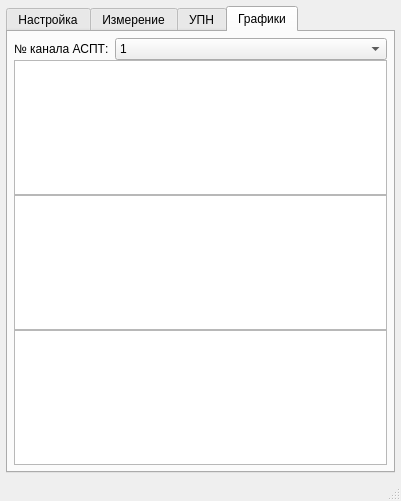
<?xml version="1.0" encoding="UTF-8"?>
<ui version="4.0">
 <class>MainWindow</class>
 <widget class="QMainWindow" name="MainWindow">
  <property name="geometry">
   <rect>
    <x>0</x>
    <y>0</y>
    <width>401</width>
    <height>501</height>
   </rect>
  </property>
  <property name="windowTitle">
   <string>Aspt NonLin Test</string>
  </property>
  <property name="windowIcon">
   <iconset>
    <normaloff>:/res/image2.png</normaloff>:/res/image2.png</iconset>
  </property>
  <widget class="QWidget" name="centralWidget">
   <layout class="QVBoxLayout" name="verticalLayout">
    <property name="leftMargin">
     <number>6</number>
    </property>
    <property name="topMargin">
     <number>6</number>
    </property>
    <property name="rightMargin">
     <number>6</number>
    </property>
    <property name="bottomMargin">
     <number>6</number>
    </property>
    <item>
     <widget class="QTabWidget" name="tabWidget">
      <property name="enabled">
       <bool>true</bool>
      </property>
      <property name="currentIndex">
       <number>3</number>
      </property>
      <widget class="QWidget" name="tab_1">
       <attribute name="title">
        <string>Настройка</string>
       </attribute>
       <layout class="QVBoxLayout" name="verticalLayout_2">
        <property name="spacing">
         <number>6</number>
        </property>
        <property name="leftMargin">
         <number>6</number>
        </property>
        <property name="topMargin">
         <number>6</number>
        </property>
        <property name="rightMargin">
         <number>6</number>
        </property>
        <property name="bottomMargin">
         <number>6</number>
        </property>
        <item>
         <widget class="QGroupBox" name="groupBox">
          <property name="enabled">
           <bool>true</bool>
          </property>
          <property name="title">
           <string>Настройки связи</string>
          </property>
          <layout class="QGridLayout" name="gridLayout">
           <property name="leftMargin">
            <number>6</number>
           </property>
           <property name="topMargin">
            <number>6</number>
           </property>
           <property name="rightMargin">
            <number>6</number>
           </property>
           <property name="bottomMargin">
            <number>6</number>
           </property>
           <item row="0" column="2">
            <widget class="QLabel" name="label_17">
             <property name="enabled">
              <bool>true</bool>
             </property>
             <property name="text">
              <string>Заводской №:</string>
             </property>
             <property name="alignment">
              <set>Qt::AlignCenter</set>
             </property>
            </widget>
           </item>
           <item row="1" column="0">
            <widget class="QLabel" name="label">
             <property name="enabled">
              <bool>true</bool>
             </property>
             <property name="sizePolicy">
              <sizepolicy hsizetype="Preferred" vsizetype="Preferred">
               <horstretch>0</horstretch>
               <verstretch>0</verstretch>
              </sizepolicy>
             </property>
             <property name="text">
              <string>АСПТ:</string>
             </property>
             <property name="textFormat">
              <enum>Qt::AutoText</enum>
             </property>
             <property name="alignment">
              <set>Qt::AlignRight|Qt::AlignTrailing|Qt::AlignVCenter</set>
             </property>
            </widget>
           </item>
           <item row="1" column="1">
            <widget class="QComboBox" name="cbxAspt">
             <property name="enabled">
              <bool>true</bool>
             </property>
            </widget>
           </item>
           <item row="1" column="2">
            <widget class="QLineEdit" name="leAsptSerNum">
             <property name="enabled">
              <bool>true</bool>
             </property>
            </widget>
           </item>
           <item row="2" column="1">
            <widget class="QComboBox" name="cbxUpn">
             <property name="enabled">
              <bool>true</bool>
             </property>
            </widget>
           </item>
           <item row="2" column="2">
            <widget class="QLineEdit" name="leUpnSerNum">
             <property name="enabled">
              <bool>true</bool>
             </property>
            </widget>
           </item>
           <item row="3" column="0" colspan="3">
            <widget class="QPushButton" name="pbFindDevices">
             <property name="enabled">
              <bool>true</bool>
             </property>
             <property name="text">
              <string>Поиск приборов.</string>
             </property>
             <property name="icon">
              <iconset>
               <normaloff>:/res/image2.png</normaloff>:/res/image2.png</iconset>
             </property>
             <property name="checkable">
              <bool>true</bool>
             </property>
            </widget>
           </item>
           <item row="2" column="0">
            <widget class="QLabel" name="label_2">
             <property name="enabled">
              <bool>true</bool>
             </property>
             <property name="text">
              <string>УПН:</string>
             </property>
             <property name="alignment">
              <set>Qt::AlignRight|Qt::AlignTrailing|Qt::AlignVCenter</set>
             </property>
            </widget>
           </item>
           <item row="0" column="1">
            <widget class="QLabel" name="label_15">
             <property name="enabled">
              <bool>true</bool>
             </property>
             <property name="text">
              <string>Порт:</string>
             </property>
             <property name="alignment">
              <set>Qt::AlignCenter</set>
             </property>
            </widget>
           </item>
          </layout>
         </widget>
        </item>
        <item>
         <widget class="QGroupBox" name="groupBox_2">
          <property name="enabled">
           <bool>true</bool>
          </property>
          <property name="title">
           <string>Общие настройки</string>
          </property>
          <layout class="QGridLayout" name="gridLayout_3">
           <property name="leftMargin">
            <number>6</number>
           </property>
           <property name="topMargin">
            <number>6</number>
           </property>
           <property name="rightMargin">
            <number>6</number>
           </property>
           <property name="bottomMargin">
            <number>6</number>
           </property>
           <item row="3" column="1">
            <widget class="QSpinBox" name="sbxMeasNum">
             <property name="enabled">
              <bool>true</bool>
             </property>
             <property name="minimum">
              <number>2</number>
             </property>
            </widget>
           </item>
           <item row="0" column="1">
            <widget class="QLineEdit" name="leFio">
             <property name="enabled">
              <bool>true</bool>
             </property>
            </widget>
           </item>
           <item row="3" column="0">
            <widget class="QLabel" name="label_4">
             <property name="enabled">
              <bool>true</bool>
             </property>
             <property name="sizePolicy">
              <sizepolicy hsizetype="Preferred" vsizetype="Preferred">
               <horstretch>0</horstretch>
               <verstretch>0</verstretch>
              </sizepolicy>
             </property>
             <property name="minimumSize">
              <size>
               <width>88</width>
               <height>0</height>
              </size>
             </property>
             <property name="text">
              <string>Кол-во точек:</string>
             </property>
             <property name="alignment">
              <set>Qt::AlignRight|Qt::AlignTrailing|Qt::AlignVCenter</set>
             </property>
            </widget>
           </item>
           <item row="5" column="0">
            <widget class="QLabel" name="label_7">
             <property name="enabled">
              <bool>true</bool>
             </property>
             <property name="sizePolicy">
              <sizepolicy hsizetype="Preferred" vsizetype="Preferred">
               <horstretch>0</horstretch>
               <verstretch>0</verstretch>
              </sizepolicy>
             </property>
             <property name="text">
              <string>min:</string>
             </property>
             <property name="alignment">
              <set>Qt::AlignRight|Qt::AlignTrailing|Qt::AlignVCenter</set>
             </property>
            </widget>
           </item>
           <item row="6" column="1">
            <widget class="QDoubleSpinBox" name="dsbxMax">
             <property name="enabled">
              <bool>true</bool>
             </property>
             <property name="decimals">
              <number>5</number>
             </property>
             <property name="maximum">
              <double>1.000000000000000</double>
             </property>
             <property name="singleStep">
              <double>0.000050000000000</double>
             </property>
            </widget>
           </item>
           <item row="0" column="0">
            <widget class="QLabel" name="label_5">
             <property name="enabled">
              <bool>true</bool>
             </property>
             <property name="sizePolicy">
              <sizepolicy hsizetype="Preferred" vsizetype="Preferred">
               <horstretch>0</horstretch>
               <verstretch>0</verstretch>
              </sizepolicy>
             </property>
             <property name="minimumSize">
              <size>
               <width>88</width>
               <height>0</height>
              </size>
             </property>
             <property name="text">
              <string>ФИО поверителя:</string>
             </property>
             <property name="alignment">
              <set>Qt::AlignRight|Qt::AlignTrailing|Qt::AlignVCenter</set>
             </property>
            </widget>
           </item>
           <item row="6" column="0">
            <widget class="QLabel" name="label_8">
             <property name="enabled">
              <bool>true</bool>
             </property>
             <property name="sizePolicy">
              <sizepolicy hsizetype="Preferred" vsizetype="Preferred">
               <horstretch>0</horstretch>
               <verstretch>0</verstretch>
              </sizepolicy>
             </property>
             <property name="text">
              <string>max:</string>
             </property>
             <property name="alignment">
              <set>Qt::AlignRight|Qt::AlignTrailing|Qt::AlignVCenter</set>
             </property>
            </widget>
           </item>
           <item row="5" column="1">
            <widget class="QDoubleSpinBox" name="dsbxMin">
             <property name="enabled">
              <bool>true</bool>
             </property>
             <property name="decimals">
              <number>5</number>
             </property>
             <property name="maximum">
              <double>1.000000000000000</double>
             </property>
             <property name="singleStep">
              <double>0.000050000000000</double>
             </property>
            </widget>
           </item>
           <item row="1" column="1">
            <widget class="QSpinBox" name="sbxSkipMeasNum">
             <property name="enabled">
              <bool>true</bool>
             </property>
            </widget>
           </item>
           <item row="1" column="0">
            <widget class="QLabel" name="label_16">
             <property name="enabled">
              <bool>true</bool>
             </property>
             <property name="sizePolicy">
              <sizepolicy hsizetype="Preferred" vsizetype="Preferred">
               <horstretch>0</horstretch>
               <verstretch>0</verstretch>
              </sizepolicy>
             </property>
             <property name="minimumSize">
              <size>
               <width>88</width>
               <height>0</height>
              </size>
             </property>
             <property name="text">
              <string>Кол-во проущенных точек:</string>
             </property>
             <property name="alignment">
              <set>Qt::AlignRight|Qt::AlignTrailing|Qt::AlignVCenter</set>
             </property>
            </widget>
           </item>
          </layout>
         </widget>
        </item>
        <item>
         <spacer name="verticalSpacer">
          <property name="orientation">
           <enum>Qt::Vertical</enum>
          </property>
          <property name="sizeHint" stdset="0">
           <size>
            <width>20</width>
            <height>40</height>
           </size>
          </property>
         </spacer>
        </item>
       </layout>
      </widget>
      <widget class="QWidget" name="tab_2">
       <property name="enabled">
        <bool>true</bool>
       </property>
       <attribute name="title">
        <string>Измерение</string>
       </attribute>
       <layout class="QGridLayout" name="gridLayout_2">
        <property name="leftMargin">
         <number>6</number>
        </property>
        <property name="topMargin">
         <number>6</number>
        </property>
        <property name="rightMargin">
         <number>6</number>
        </property>
        <property name="bottomMargin">
         <number>6</number>
        </property>
        <item row="0" column="0">
         <widget class="QCheckBox" name="checkBox_setResetAll">
          <property name="text">
           <string>Установить/сбросить все.</string>
          </property>
          <property name="checked">
           <bool>true</bool>
          </property>
         </widget>
        </item>
        <item row="0" column="1">
         <widget class="QCheckBox" name="checkBox_delta">
          <property name="sizePolicy">
           <sizepolicy hsizetype="Fixed" vsizetype="Fixed">
            <horstretch>0</horstretch>
            <verstretch>0</verstretch>
           </sizepolicy>
          </property>
          <property name="text">
           <string>∆</string>
          </property>
         </widget>
        </item>
        <item row="0" column="2">
         <widget class="QCheckBox" name="checkBox_ppm">
          <property name="sizePolicy">
           <sizepolicy hsizetype="Fixed" vsizetype="Fixed">
            <horstretch>0</horstretch>
            <verstretch>0</verstretch>
           </sizepolicy>
          </property>
          <property name="text">
           <string>ppm</string>
          </property>
         </widget>
        </item>
        <item row="0" column="3">
         <widget class="QPushButton" name="pbClear">
          <property name="text">
           <string>Отчистить</string>
          </property>
         </widget>
        </item>
        <item row="1" column="0" colspan="4">
         <widget class="TABLE" name="table"/>
        </item>
        <item row="2" column="0" colspan="4">
         <widget class="QPushButton" name="pbStartStop">
          <property name="enabled">
           <bool>false</bool>
          </property>
          <property name="text">
           <string>Начать проверку</string>
          </property>
          <property name="icon">
           <iconset>
            <normaloff>:/res/image2.png</normaloff>:/res/image2.png</iconset>
          </property>
          <property name="checkable">
           <bool>true</bool>
          </property>
         </widget>
        </item>
       </layout>
      </widget>
      <widget class="QWidget" name="tab_3">
       <property name="enabled">
        <bool>true</bool>
       </property>
       <attribute name="title">
        <string>УПН</string>
       </attribute>
       <layout class="QVBoxLayout" name="verticalLayout_3">
        <property name="leftMargin">
         <number>6</number>
        </property>
        <property name="topMargin">
         <number>6</number>
        </property>
        <property name="rightMargin">
         <number>6</number>
        </property>
        <property name="bottomMargin">
         <number>6</number>
        </property>
        <item>
         <widget class="QGroupBox" name="groupBox_3">
          <property name="enabled">
           <bool>true</bool>
          </property>
          <property name="title">
           <string>GroupBox</string>
          </property>
          <layout class="QGridLayout" name="gridLayout_4">
           <property name="leftMargin">
            <number>6</number>
           </property>
           <property name="topMargin">
            <number>6</number>
           </property>
           <property name="rightMargin">
            <number>6</number>
           </property>
           <property name="bottomMargin">
            <number>6</number>
           </property>
           <item row="1" column="0">
            <widget class="QLabel" name="label_10">
             <property name="text">
              <string>Значение R2: </string>
             </property>
             <property name="alignment">
              <set>Qt::AlignRight|Qt::AlignTrailing|Qt::AlignVCenter</set>
             </property>
            </widget>
           </item>
           <item row="2" column="1">
            <widget class="QDoubleSpinBox" name="dsbxUpnR3">
             <property name="alignment">
              <set>Qt::AlignCenter</set>
             </property>
             <property name="buttonSymbols">
              <enum>QAbstractSpinBox::NoButtons</enum>
             </property>
             <property name="suffix">
              <string> Ом</string>
             </property>
             <property name="decimals">
              <number>6</number>
             </property>
             <property name="maximum">
              <double>400.000000000000000</double>
             </property>
            </widget>
           </item>
           <item row="0" column="0">
            <widget class="QLabel" name="label_9">
             <property name="text">
              <string>Значение R1: </string>
             </property>
             <property name="alignment">
              <set>Qt::AlignRight|Qt::AlignTrailing|Qt::AlignVCenter</set>
             </property>
            </widget>
           </item>
           <item row="4" column="1">
            <widget class="QSpinBox" name="sbxUpnSerNum">
             <property name="alignment">
              <set>Qt::AlignCenter</set>
             </property>
             <property name="buttonSymbols">
              <enum>QAbstractSpinBox::NoButtons</enum>
             </property>
            </widget>
           </item>
           <item row="1" column="1">
            <widget class="QDoubleSpinBox" name="dsbxUpnR2">
             <property name="alignment">
              <set>Qt::AlignCenter</set>
             </property>
             <property name="buttonSymbols">
              <enum>QAbstractSpinBox::NoButtons</enum>
             </property>
             <property name="suffix">
              <string> Ом</string>
             </property>
             <property name="decimals">
              <number>6</number>
             </property>
             <property name="maximum">
              <double>400.000000000000000</double>
             </property>
            </widget>
           </item>
           <item row="5" column="0" colspan="2">
            <widget class="QPushButton" name="pbUpnRead">
             <property name="enabled">
              <bool>true</bool>
             </property>
             <property name="text">
              <string>Чтение номера и калибровок</string>
             </property>
            </widget>
           </item>
           <item row="2" column="0">
            <widget class="QLabel" name="label_11">
             <property name="text">
              <string>Значение R1+R2: </string>
             </property>
             <property name="alignment">
              <set>Qt::AlignRight|Qt::AlignTrailing|Qt::AlignVCenter</set>
             </property>
            </widget>
           </item>
           <item row="6" column="0" colspan="2">
            <widget class="QPushButton" name="pbUpnWrite">
             <property name="enabled">
              <bool>true</bool>
             </property>
             <property name="text">
              <string>Запись номера и калибровок</string>
             </property>
            </widget>
           </item>
           <item row="0" column="1">
            <widget class="QDoubleSpinBox" name="dsbxUpnR1">
             <property name="alignment">
              <set>Qt::AlignCenter</set>
             </property>
             <property name="buttonSymbols">
              <enum>QAbstractSpinBox::NoButtons</enum>
             </property>
             <property name="suffix">
              <string> Ом</string>
             </property>
             <property name="decimals">
              <number>6</number>
             </property>
             <property name="maximum">
              <double>400.000000000000000</double>
             </property>
            </widget>
           </item>
           <item row="4" column="0">
            <widget class="QLabel" name="label_12">
             <property name="text">
              <string>Номер УПН:</string>
             </property>
             <property name="alignment">
              <set>Qt::AlignRight|Qt::AlignTrailing|Qt::AlignVCenter</set>
             </property>
            </widget>
           </item>
          </layout>
         </widget>
        </item>
        <item>
         <widget class="QGroupBox" name="groupBox_4">
          <property name="title">
           <string>GroupBox</string>
          </property>
          <layout class="QGridLayout" name="gridLayout_7">
           <property name="leftMargin">
            <number>6</number>
           </property>
           <property name="topMargin">
            <number>6</number>
           </property>
           <property name="rightMargin">
            <number>6</number>
           </property>
           <property name="bottomMargin">
            <number>6</number>
           </property>
           <item row="0" column="0">
            <widget class="QPushButton" name="pbUpnR1Ch0">
             <property name="text">
              <string>R1 &quot;150 Ом&quot;, канал 0</string>
             </property>
            </widget>
           </item>
           <item row="1" column="0">
            <widget class="QPushButton" name="pbUpnR2Ch0">
             <property name="text">
              <string>R2 &quot;150 Ом&quot;, канал 0</string>
             </property>
            </widget>
           </item>
           <item row="2" column="0">
            <widget class="QPushButton" name="pbUpnR3Ch0">
             <property name="text">
              <string>R1+R2 &quot;300 Ом&quot;, канал 0</string>
             </property>
            </widget>
           </item>
           <item row="3" column="0">
            <widget class="QPushButton" name="pbUpnR1Ch1">
             <property name="text">
              <string>R1 &quot;150 Ом&quot;, канал 1</string>
             </property>
            </widget>
           </item>
           <item row="4" column="0">
            <widget class="QPushButton" name="pbUpnR2Ch1">
             <property name="text">
              <string>R2 &quot;150 Ом&quot;, канал 1</string>
             </property>
            </widget>
           </item>
           <item row="5" column="0">
            <widget class="QPushButton" name="pbUpnR3Ch1">
             <property name="text">
              <string>R1+R2 &quot;300 Ом&quot;, канал 1</string>
             </property>
            </widget>
           </item>
           <item row="0" column="1" rowspan="6">
            <widget class="QLabel" name="label_14">
             <property name="text">
              <string/>
             </property>
             <property name="pixmap">
              <pixmap>:/res/image10.png</pixmap>
             </property>
             <property name="scaledContents">
              <bool>false</bool>
             </property>
            </widget>
           </item>
          </layout>
         </widget>
        </item>
        <item>
         <spacer name="verticalSpacer_2">
          <property name="orientation">
           <enum>Qt::Vertical</enum>
          </property>
          <property name="sizeHint" stdset="0">
           <size>
            <width>20</width>
            <height>1</height>
           </size>
          </property>
         </spacer>
        </item>
       </layout>
      </widget>
      <widget class="QWidget" name="tab_4">
       <property name="enabled">
        <bool>true</bool>
       </property>
       <attribute name="title">
        <string>Графики</string>
       </attribute>
       <layout class="QGridLayout" name="gridLayout_5">
        <property name="leftMargin">
         <number>6</number>
        </property>
        <property name="topMargin">
         <number>6</number>
        </property>
        <property name="rightMargin">
         <number>6</number>
        </property>
        <property name="bottomMargin">
         <number>6</number>
        </property>
        <property name="horizontalSpacing">
         <number>6</number>
        </property>
        <property name="verticalSpacing">
         <number>0</number>
        </property>
        <item row="0" column="0">
         <widget class="QLabel" name="label_13">
          <property name="sizePolicy">
           <sizepolicy hsizetype="Maximum" vsizetype="Preferred">
            <horstretch>0</horstretch>
            <verstretch>0</verstretch>
           </sizepolicy>
          </property>
          <property name="text">
           <string>№ канала АСПТ:</string>
          </property>
         </widget>
        </item>
        <item row="0" column="1">
         <widget class="QComboBox" name="cbxPlot">
          <item>
           <property name="text">
            <string>1</string>
           </property>
          </item>
          <item>
           <property name="text">
            <string>2</string>
           </property>
          </item>
          <item>
           <property name="text">
            <string>3</string>
           </property>
          </item>
          <item>
           <property name="text">
            <string>4</string>
           </property>
          </item>
          <item>
           <property name="text">
            <string>5</string>
           </property>
          </item>
          <item>
           <property name="text">
            <string>6</string>
           </property>
          </item>
          <item>
           <property name="text">
            <string>7</string>
           </property>
          </item>
          <item>
           <property name="text">
            <string>8</string>
           </property>
          </item>
          <item>
           <property name="text">
            <string>9</string>
           </property>
          </item>
          <item>
           <property name="text">
            <string>10</string>
           </property>
          </item>
          <item>
           <property name="text">
            <string>11</string>
           </property>
          </item>
          <item>
           <property name="text">
            <string>12</string>
           </property>
          </item>
          <item>
           <property name="text">
            <string>13</string>
           </property>
          </item>
          <item>
           <property name="text">
            <string>14</string>
           </property>
          </item>
          <item>
           <property name="text">
            <string>15</string>
           </property>
          </item>
          <item>
           <property name="text">
            <string>16</string>
           </property>
          </item>
         </widget>
        </item>
        <item row="1" column="0" colspan="2">
         <widget class="QChartView" name="graphicsView_1"/>
        </item>
        <item row="2" column="0" colspan="2">
         <widget class="QChartView" name="graphicsView_2"/>
        </item>
        <item row="3" column="0" colspan="2">
         <widget class="QChartView" name="graphicsView_3"/>
        </item>
       </layout>
      </widget>
     </widget>
    </item>
   </layout>
  </widget>
  <widget class="QMenuBar" name="menuBar">
   <property name="geometry">
    <rect>
     <x>0</x>
     <y>0</y>
     <width>401</width>
     <height>21</height>
    </rect>
   </property>
  </widget>
  <widget class="QStatusBar" name="statusBar"/>
  <action name="action_open">
   <property name="text">
    <string>Открыть проект</string>
   </property>
  </action>
  <action name="action_save">
   <property name="text">
    <string>Сохранить проект</string>
   </property>
  </action>
  <action name="action_close">
   <property name="text">
    <string>Закрыть прект</string>
   </property>
  </action>
  <action name="action_saveAs">
   <property name="text">
    <string>Сохранить проект как ...</string>
   </property>
  </action>
  <action name="action_6">
   <property name="text">
    <string>Настпройка</string>
   </property>
  </action>
  <action name="action_quit">
   <property name="text">
    <string>Выход</string>
   </property>
  </action>
 </widget>
 <layoutdefault spacing="6" margin="11"/>
 <customwidgets>
  <customwidget>
   <class>TABLE</class>
   <extends>QTableWidget</extends>
   <header>table.h</header>
  </customwidget>
  <customwidget>
   <class>QChartView</class>
   <extends>QGraphicsView</extends>
   <header location="global">QChartView</header>
  </customwidget>
 </customwidgets>
 <resources/>
 <connections>
  <connection>
   <sender>action_quit</sender>
   <signal>triggered()</signal>
   <receiver>MainWindow</receiver>
   <slot>close()</slot>
   <hints>
    <hint type="sourcelabel">
     <x>-1</x>
     <y>-1</y>
    </hint>
    <hint type="destinationlabel">
     <x>363</x>
     <y>301</y>
    </hint>
   </hints>
  </connection>
 </connections>
</ui>
